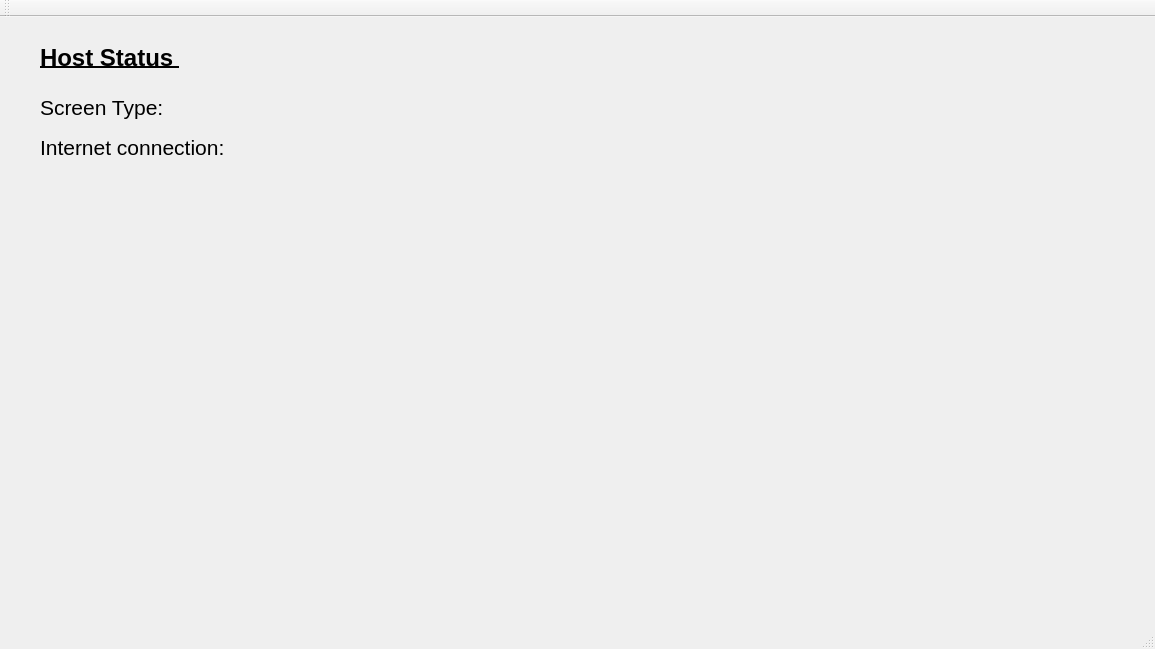
<?xml version="1.0" encoding="UTF-8"?>
<ui version="4.0">
 <class>MainWindow</class>
 <widget class="QMainWindow" name="MainWindow">
  <property name="geometry">
   <rect>
    <x>0</x>
    <y>0</y>
    <width>1155</width>
    <height>649</height>
   </rect>
  </property>
  <property name="windowTitle">
   <string>MainWindow</string>
  </property>
  <widget class="QWidget" name="centralWidget">
   <widget class="QLabel" name="screenTypeLabel">
    <property name="geometry">
     <rect>
      <x>40</x>
      <y>70</y>
      <width>401</width>
      <height>41</height>
     </rect>
    </property>
    <property name="font">
     <font>
      <pointsize>16</pointsize>
     </font>
    </property>
    <property name="text">
     <string>Screen Type:</string>
    </property>
   </widget>
   <widget class="QLabel" name="internetLabel">
    <property name="geometry">
     <rect>
      <x>40</x>
      <y>110</y>
      <width>361</width>
      <height>41</height>
     </rect>
    </property>
    <property name="font">
     <font>
      <pointsize>16</pointsize>
     </font>
    </property>
    <property name="text">
     <string>Internet connection: </string>
    </property>
   </widget>
   <widget class="QLabel" name="hostchecklabel">
    <property name="geometry">
     <rect>
      <x>40</x>
      <y>20</y>
      <width>401</width>
      <height>41</height>
     </rect>
    </property>
    <property name="font">
     <font>
      <pointsize>18</pointsize>
      <weight>75</weight>
      <bold>true</bold>
      <underline>true</underline>
     </font>
    </property>
    <property name="text">
     <string>Host Status </string>
    </property>
   </widget>
  </widget>
  <widget class="QMenuBar" name="menuBar">
   <property name="geometry">
    <rect>
     <x>0</x>
     <y>0</y>
     <width>1155</width>
     <height>20</height>
    </rect>
   </property>
  </widget>
  <widget class="QToolBar" name="mainToolBar">
   <attribute name="toolBarArea">
    <enum>TopToolBarArea</enum>
   </attribute>
   <attribute name="toolBarBreak">
    <bool>false</bool>
   </attribute>
  </widget>
  <widget class="QStatusBar" name="statusBar"/>
 </widget>
 <layoutdefault spacing="6" margin="11"/>
 <resources/>
 <connections/>
</ui>
